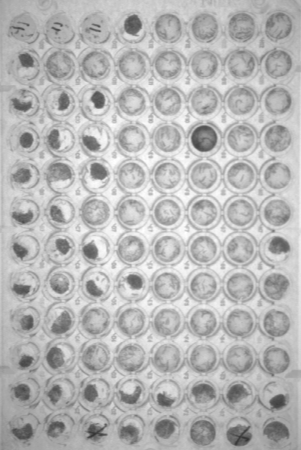
#> input picture Tray/tray.png, 301 x 450 px
$ python Tray.py
#> lines starting #> are read from the running program, lines starting #| are printed output that depends on the picture; after the words box and inside, x2 and y2 are one past the last pixel; in counts of white or black regions, pixels touching at a corner belong together
# -*- coding: utf-8 -*-
"""
Created on Wed Mar 17 23:14:31 2021

@author: Aryaan
"""

import cv2
import numpy as np
from matplotlib import pyplot as plt

img=cv2.imread('tray.png',0)
#> img is the input picture: shape (450, 301); min 52, max 255, mean 183.2

# Code for creating the histogram
#---------------------------------
plt.hist(img.ravel(),256,[0,256])
plt.savefig('Tray Histogram')
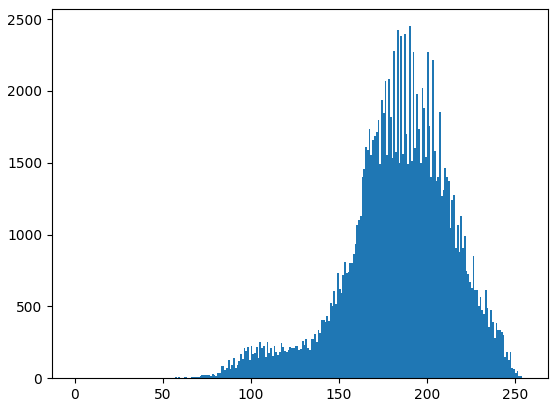
#> figure drawn by matplotlib, 1 panel; tallest bar 2451 high, from x = 190 to 191
plt.show()
#---------------------------------


# Code for creating the two segmented images
#-----------------------------------------------
ret,thresh1 = cv2.threshold(img,130,255,cv2.THRESH_BINARY)
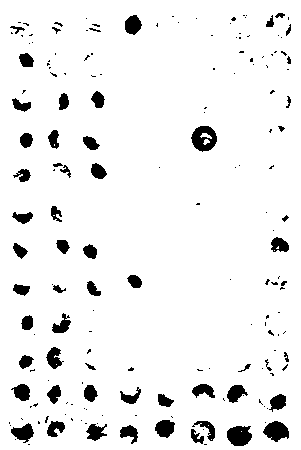
#> thresh1: shape (450, 301); 93.6% white; 177 black regions (118 under 20 px), largest, box (x1, y1, x2, y2) and area: (191, 126, 217, 152) 444, (227, 426, 252, 446) 396, (263, 421, 289, 442) 364


blur = cv2.GaussianBlur(img,(85,85),0)
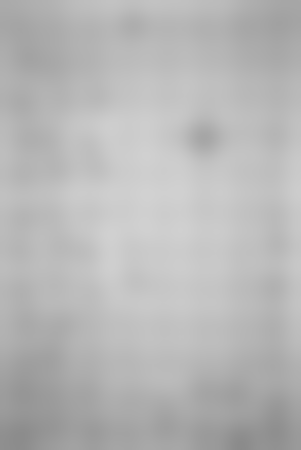
#> blur: shape (450, 301); min 138, max 209, mean 183.1

titles = ['Original Tray','BINARY Tray','Subtract Tray']
images = [img, thresh1,cv2.subtract(img,blur)]

for i in range(3):
    plt.subplot(111)
    plt.imshow(images[i],'gray')
    plt.title(titles[i])
    plt.xticks([]),plt.yticks([])
    plt.savefig(titles[i])
#> this loop made 3 passes
#> pass 2, `plt.savefig(titles[i])`:
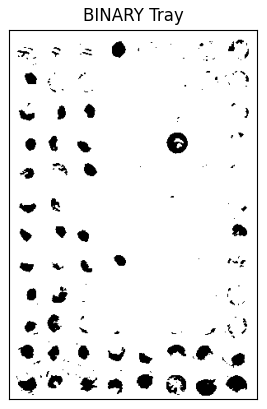
#> figure drawn by matplotlib, 1 panel

plt.show()
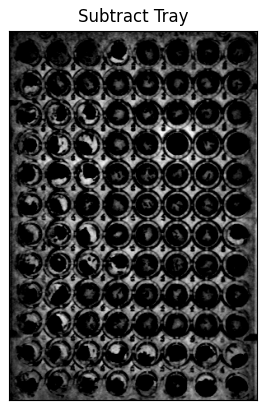
#> figure drawn by matplotlib, 1 panel
#--------------------------------------------------
